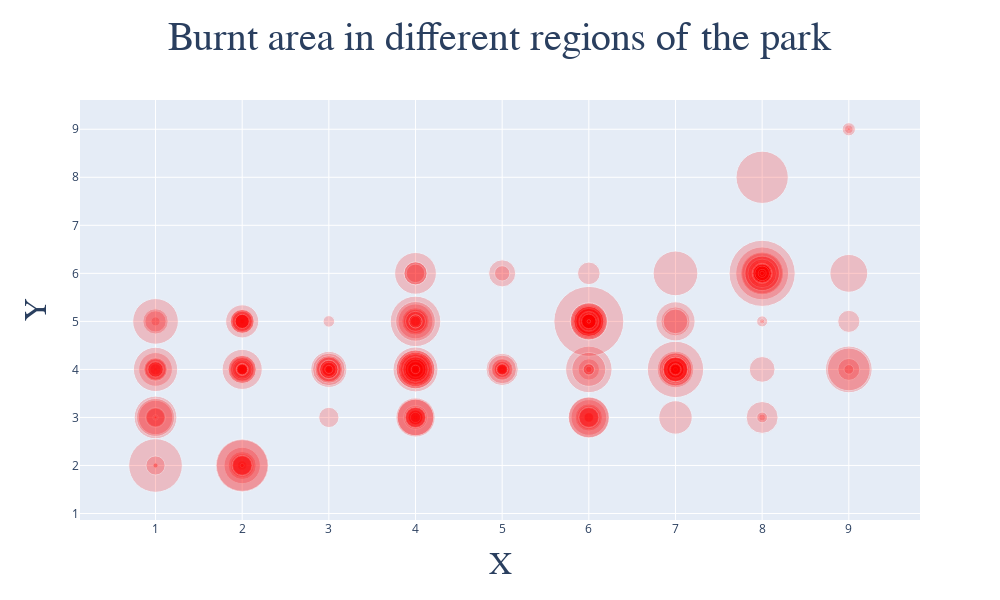

Notebook source saved alongside this figure:
### Code cell
import plotly.graph_objs as go

fig = go.Figure()

fig.add_trace(go.Scatter(
    x=df['X'], 
    y=df['Y'], 
    mode='markers', 
    marker=dict(
        size=10 * np.log1p(df['area']), 
        color='red', 
        opacity = 0.2),
    name='Burnt area'))

fig.update_layout(
    title={
        'text':'Burnt area in different regions of the park',
        'font': {'size': 40, 'family': 'Gulliver'},
        'x': 0.5
    },
    yaxis={
        'title': 'Y',
        'title_font': {'size': 32, 'family': 'Gulliver'},
    },
    width=1000,
    height=600,
)

fig.update_xaxes(
    title={
        'text': 'X',
        'font': {'size': 32, 'family': 'Gulliver'},
    }
)

fig.show()

### Figure 1 — Plotly figure (JSON) as saved in the notebook; plotly's stock layout.template omitted (floating-point values rounded to 4 significant figures; data arrays with more than 128 entries replaced by an {"elided": "..."} marker saying what was removed)
{"data": [{"marker": {"color": "red", "opacity": 0.2, "size": {"elided": "517 float values"}}, "mode": "markers", "name": "Burnt area", "type": "scatter", "x": {"elided": "517 int values"}, "y": {"elided": "517 int values"}}], "layout": {"height": 600, "title": {"font": {"family": "Gulliver", "size": 40}, "text": "Burnt area in different regions of the park", "x": 0.5}, "width": 1000, "xaxis": {"title": {"font": {"family": "Gulliver", "size": 32}, "text": "X"}}, "yaxis": {"title": {"font": {"family": "Gulliver", "size": 32}, "text": "Y"}}}}
